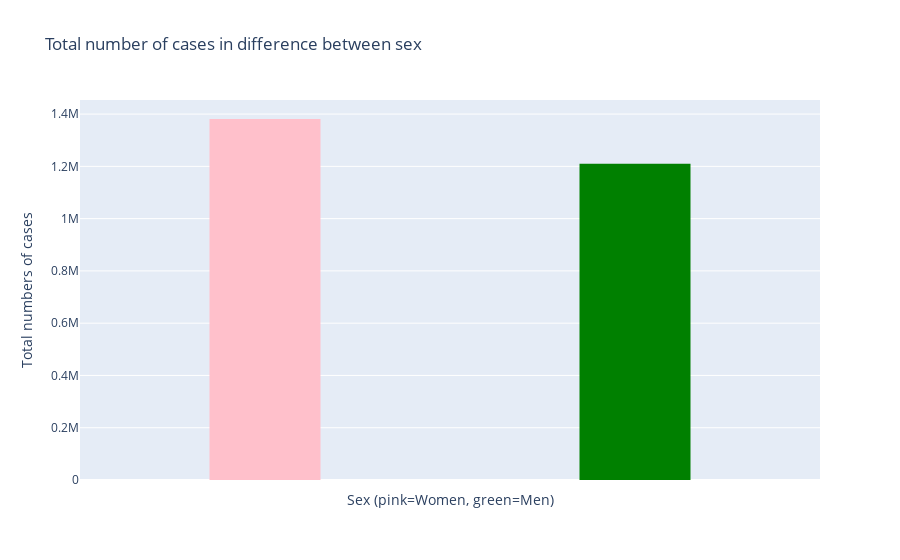

Write notebook code for a chart like this one.
### Code cell
fig3_3_1 = px.histogram(covid19_divided_sex, x="Kön_nummer", y="Totalt_antal_fall", title="Total number of cases in difference between sex")
fig3_3_1.update_xaxes(showticklabels=False)
fig3_3_1.update_layout(bargap=0.7, xaxis_title= "Sex (pink=Women, green=Men)", yaxis_title="Total numbers of cases")
fig3_3_1.update_traces(marker_color=['pink', 'green'])

fig3_3_1.write_html("Visualiseringar/exercise_3.3.1_plotly.html")
fig3_3_1

### Figure 1 — Plotly figure (JSON) as saved in the notebook; plotly's stock layout.template omitted (floating-point values rounded to 4 significant figures)
{"data": [{"alignmentgroup": "True", "bingroup": "x", "histfunc": "sum", "hovertemplate": "Kön_nummer=%{x}<br>sum of Totalt_antal_fall=%{y}<extra></extra>", "legendgroup": "", "marker": {"color": ["pink", "green"], "pattern": {"shape": ""}}, "name": "", "offsetgroup": "", "orientation": "v", "showlegend": false, "type": "histogram", "x": [1, 0], "xaxis": "x", "y": [1210098, 1381189], "yaxis": "y"}], "layout": {"bargap": 0.7, "barmode": "relative", "legend": {"tracegroupgap": 0}, "title": {"text": "Total number of cases in difference between sex"}, "xaxis": {"anchor": "y", "domain": [0, 1], "showticklabels": false, "title": {"text": "Sex (pink=Women, green=Men)"}}, "yaxis": {"anchor": "x", "domain": [0, 1], "title": {"text": "Total numbers of cases"}}}}
